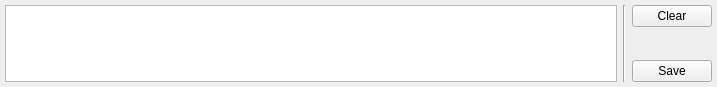
<?xml version="1.0" encoding="UTF-8"?>
<ui version="4.0">
 <class>LogConsoleWidget</class>
 <widget class="QWidget" name="LogConsoleWidget">
  <property name="geometry">
   <rect>
    <x>0</x>
    <y>0</y>
    <width>717</width>
    <height>87</height>
   </rect>
  </property>
  <property name="windowTitle">
   <string>Form</string>
  </property>
  <layout class="QHBoxLayout" name="horizontalLayout">
   <property name="leftMargin">
    <number>5</number>
   </property>
   <property name="topMargin">
    <number>5</number>
   </property>
   <property name="rightMargin">
    <number>5</number>
   </property>
   <property name="bottomMargin">
    <number>5</number>
   </property>
   <item>
    <widget class="QPlainTextEdit" name="logConsole"/>
   </item>
   <item>
    <widget class="Line" name="line">
     <property name="orientation">
      <enum>Qt::Vertical</enum>
     </property>
    </widget>
   </item>
   <item>
    <layout class="QVBoxLayout" name="verticalLayout">
     <item>
      <widget class="QPushButton" name="clearButton">
       <property name="text">
        <string>Clear</string>
       </property>
      </widget>
     </item>
     <item>
      <spacer name="verticalSpacer">
       <property name="orientation">
        <enum>Qt::Vertical</enum>
       </property>
       <property name="sizeHint" stdset="0">
        <size>
         <width>20</width>
         <height>40</height>
        </size>
       </property>
      </spacer>
     </item>
     <item>
      <widget class="QPushButton" name="saveButton">
       <property name="text">
        <string>Save</string>
       </property>
      </widget>
     </item>
    </layout>
   </item>
  </layout>
 </widget>
 <resources/>
 <connections/>
</ui>
